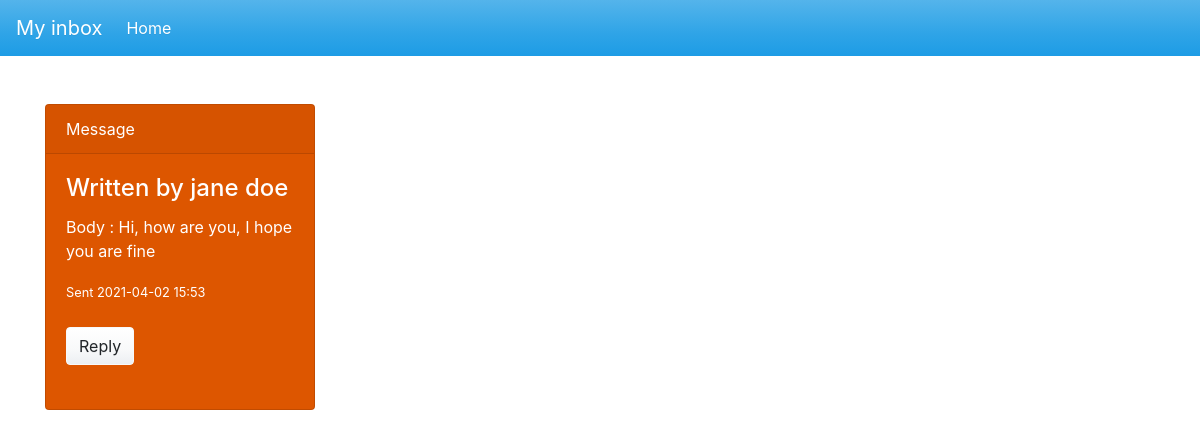
The page /admin/pages/inbox/index.php on the database its author committed.
### tables this page shows
CREATE TABLE `messages` (
  `id` int(255) NOT NULL,
  `name` varchar(255) NOT NULL,
  `email` varchar(255) NOT NULL,
  `message` varchar(255) NOT NULL,
  `sent_at` timestamp(6) NOT NULL DEFAULT current_timestamp(6) ON UPDATE current_timestamp(6)
);

### admin/pages/inbox/index.php (the view, shortened to what this page needs)
<?php
    require '../config.php';
    $query = "SELECT * FROM messages ORDER BY id desc";
    $result = mysqli_query($conn,$query);
    $messages = mysqli_fetch_all($result,MYSQLI_ASSOC);
?>
<!DOCTYPE html>
<html lang="en">
<head>
    <link rel="stylesheet" href="../../../css/bootstrap.min.css">
</head>
<body>
<nav class="navbar navbar-expand-lg navbar-dark bg-primary">
  <a class="navbar-brand" href="#">My inbox</a>
  <div class="collapse navbar-collapse" id="navbarColor01">
    <ul class="navbar-nav mr-auto">
      <li class="nav-item active">
        <a class="nav-link" href="../../">Home
        </a>
      </li>
    </ul>
  </div>
</nav>
<br> <br>
<div class="container grid">
<?php foreach($messages as $message):?>
    <div class="card bg-warning text-white mb-3" style="max-width: 20rem;">
        <div class="card-header"> Message  </div>
        <div class="card-body">
        <h4 class="card-title">Written by <?php echo $message['name']; ?></h4>
        <p class="card-text">Body :  <?php echo $message['message'];?></p>
        <small> Sent <?php echo substr($message['sent_at'],0,16); ?></small> <br> <br>
        <a href="mailto: <?php echo $message['email'];?>?subject=Replying to your message sent earlier&body= hi <?php echo $message['name'];?>" class="btn btn-light">Reply</a>
  </div> <br>
</div>
<?php endforeach;?>
</div>
</body>
</html>

### admin/pages/inbox/index.php (style rules this page uses)
.grid { width: 100%; display: grid; grid-template-columns: repeat(4,1fr); grid-gap: 10px; }

### rows shown on the page
messages: name "jane doe", message "Hi, how are you, I hope you are fine", sent_at "2021-04-02 15:53"
